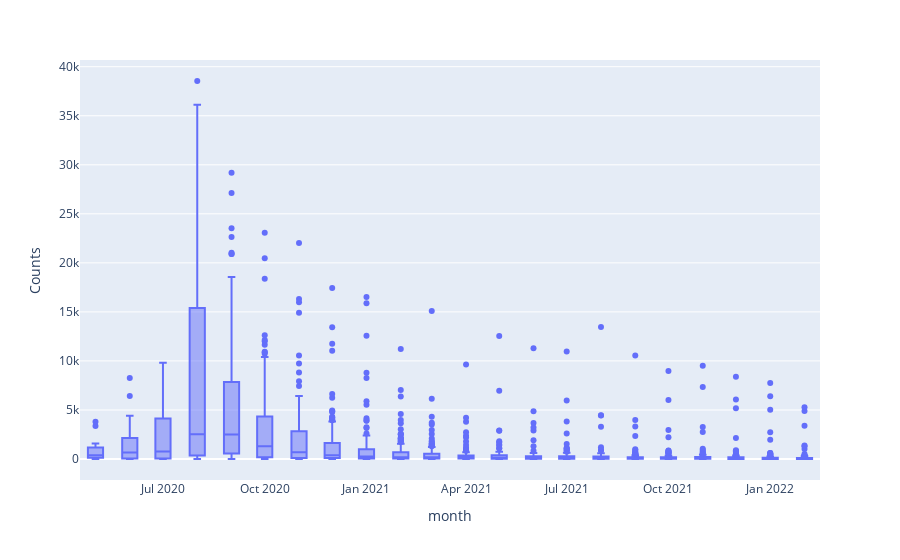

Notebook source saved alongside this figure:
### Code cell
by_month.month=by_month.month.dt.strftime('%Y-%m')
by_month['month'] = pd.to_datetime(by_month['month'], format='%Y-%m')
fig = px.box(by_month, x="month", y="Counts")
fig.show()

### Figure 1 — Plotly figure (JSON) as saved in the notebook; plotly's stock layout.template omitted (floating-point values rounded to 4 significant figures; data arrays with more than 128 entries replaced by an {"elided": "..."} marker saying what was removed)
{"data": [{"alignmentgroup": "True", "hovertemplate": "month=%{x}<br>Counts=%{y}<extra></extra>", "legendgroup": "", "marker": {"color": "#636efa"}, "name": "", "notched": false, "offsetgroup": "", "orientation": "v", "showlegend": false, "type": "box", "x": {"elided": "1988 str values"}, "x0": " ", "xaxis": "x", "y": {"elided": "1988 int values"}, "y0": " ", "yaxis": "y"}], "layout": {"boxmode": "group", "legend": {"tracegroupgap": 0}, "margin": {"t": 60}, "xaxis": {"anchor": "y", "domain": [0, 1], "title": {"text": "month"}}, "yaxis": {"anchor": "x", "domain": [0, 1], "title": {"text": "Counts"}}}}
